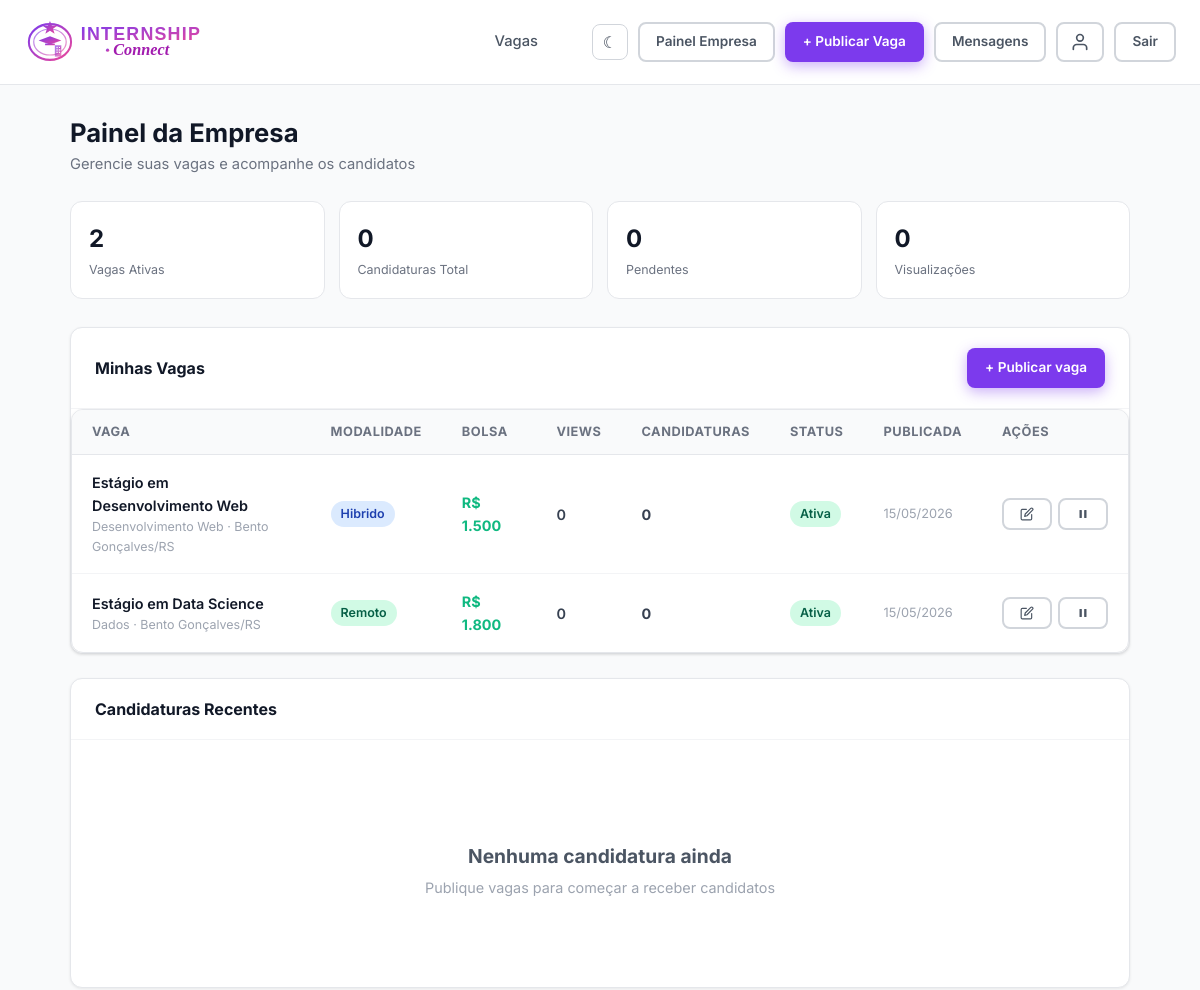
The app's page /dashboard/empresa.php (signed in, upper part), older data.
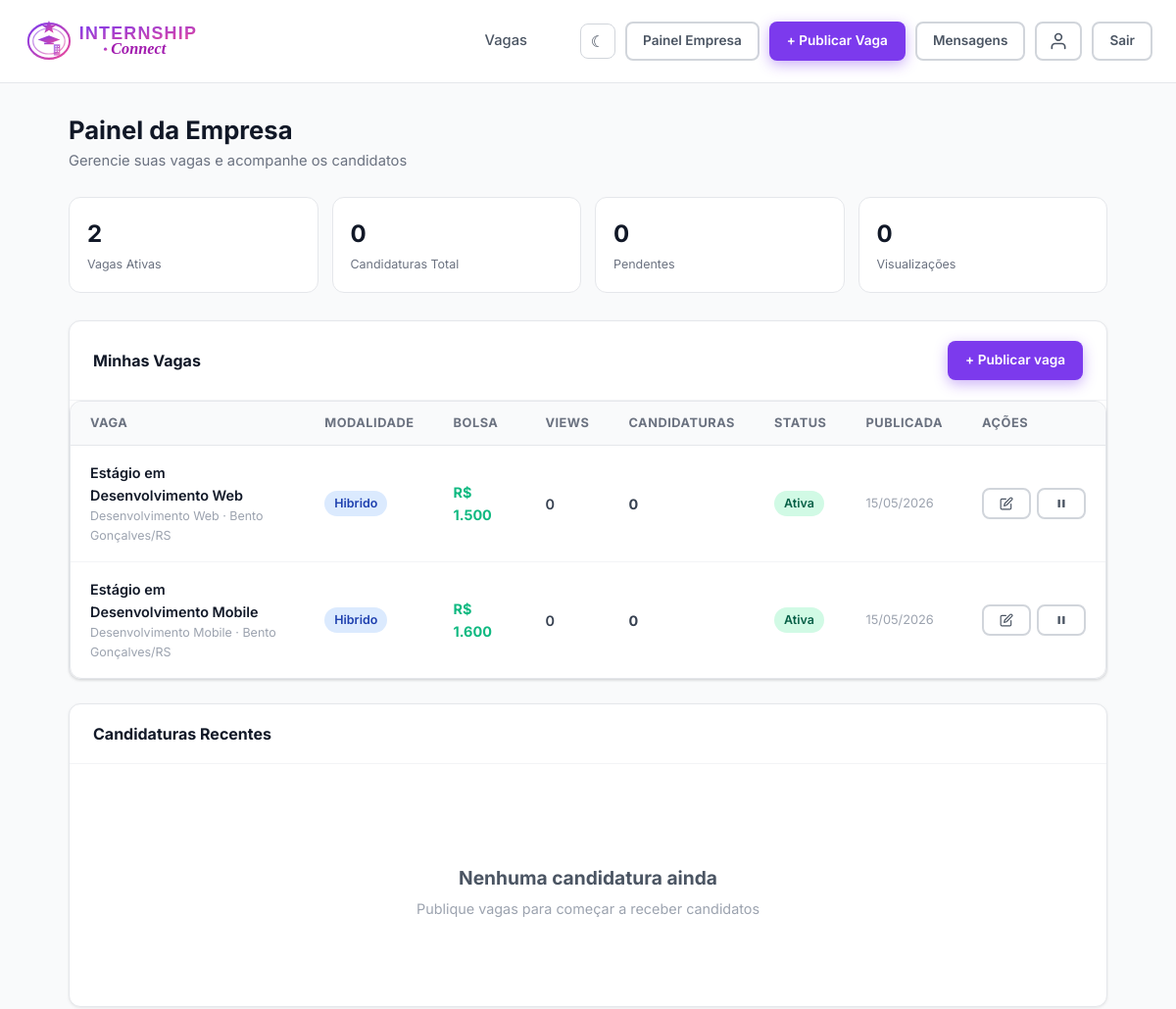
The same page, newer data.
### tables this page shows
CREATE TABLE IF NOT EXISTS vagas (
    id INT AUTO_INCREMENT PRIMARY KEY,
    empresa_id INT NOT NULL,
    titulo VARCHAR(200) NOT NULL,
    descricao TEXT NOT NULL,
    requisitos TEXT,
    beneficios TEXT,
    area VARCHAR(100),
    cidade VARCHAR(100),
    estado CHAR(2),
    modalidade ENUM('presencial','remoto','hibrido') DEFAULT 'presencial',
    bolsa DECIMAL(10,2),
    carga_horaria INT,
    ativa TINYINT(1) DEFAULT 1,
    restrita TINYINT(1) DEFAULT 0,
    motivo_restricao VARCHAR(255) DEFAULT NULL,
    destaque TINYINT(1) DEFAULT 0,
    views INT DEFAULT 0,
    criado_em TIMESTAMP DEFAULT CURRENT_TIMESTAMP,
    FOREIGN KEY (empresa_id) REFERENCES empresas(id) ON DELETE CASCADE
);

### dashboard/empresa.php (the view, shortened to what the changed rows need)
<?php
$db = getDB();
$empresaId = $_SESSION['perfil_id'];
$vagas = $db->prepare("
    SELECT v.*,
           (SELECT COUNT(*) FROM candidaturas WHERE vaga_id = v.id) AS total_cand,
           (SELECT COUNT(*) FROM candidaturas WHERE vaga_id = v.id AND status = 'pendente') AS pendentes
    FROM vagas v
    WHERE v.empresa_id = ?
    ORDER BY v.criado_em DESC
");
$vagas->execute([$empresaId]);
$vagas = $vagas->fetchAll();
include __DIR__ . '/../includes/header.php';
?>
<div class="dashboard-layout">
  <main class="dashboard-main">
    <div class="dashboard-header">
      <h1>Painel da Empresa </h1>
    </div>
    <div class="card mb-6" id="vagas">
      <?php if (empty($vagas)): ?>
        <div class="card-body">
          <div class="empty-state">
            <div class="empty-icon"></div>
            <h3>Nenhuma vaga publicada</h3>
            <p>Comece recrutando talentos publicando sua primeira vaga</p>
            <a href="/teste/empresa/publicar.php" class="btn btn-primary" style="margin-top:16px;">+ Publicar primeira vaga</a>
          </div>
        </div>
      <?php else: ?>
        <div class="table-wrap">
          <table>
            <thead>
              <tr>
                <th>Vaga</th>
                <th>Modalidade</th>
                <th>Bolsa</th>
                <th>Views</th>
                <th>Candidaturas</th>
                <th>Status</th>
                <th>Publicada</th>
                <th>Ações</th>
              </tr>
            </thead>
            <tbody>
              <?php foreach ($vagas as $v): ?>
              <tr>
                <td>
                  <div class="td-title"><?= htmlspecialchars($v['titulo']) ?></div>
                  <div style="font-size:.78rem;color:var(--gray-400);"><?= htmlspecialchars($v['area']) ?> · <?= $v['cidade'] ?>/<?= $v['estado'] ?></div>
                </td>
                <td>
                  <span class="badge <?= $v['modalidade'] === 'remoto' ? 'badge-green' : ($v['modalidade'] === 'hibrido' ? 'badge-blue' : 'badge-gray') ?>">
                    <?= ucfirst($v['modalidade']) ?>
                  </span>
                </td>
                <td style="font-weight:700;color:var(--accent);">R$ <?= number_format($v['bolsa'], 0, ',', '.') ?></td>
                <td style="font-weight:600;color:var(--gray-700);"><?= (int)($v['views'] ?? 0) ?></td>
                <td>
                  <span style="font-weight:700;"><?= $v['total_cand'] ?></span>
                </td>
                <td>
                  <?php if (!empty($v['restrita'])): ?>
                    <span class="badge badge-red" title="<?= htmlspecialchars($v['motivo_restricao'] ?? '') ?>">Restrita</span>
                    <?php if (!empty($v['motivo_restricao'])): ?>
                      <div style="font-size:.7rem;color:var(--danger);margin-top:3px;max-width:160px;"><?= htmlspecialchars($v['motivo_restricao']) ?></div>
                    <?php endif; ?>
                  <?php else: ?>
                    <span class="badge <?= $v['ativa'] ? 'badge-green' : 'badge-gray' ?>">
                      <?= $v['ativa'] ? 'Ativa' : 'Pausada' ?>
                    </span>
                  <?php endif; ?>
                </td>
                <td style="font-size:.8rem;color:var(--gray-400);"><?= date('d/m/Y', strtotime($v['criado_em'])) ?></td>
                <td>
                  <div style="display:flex;gap:6px;">
                    <a href="/teste/empresa/publicar.php?id=<?= $v['id'] ?>" class="btn btn-ghost btn-sm" title="Editar vaga">
                      <svg width="14" height="14" viewBox="0 0 24 24" fill="none" stroke="currentColor" stroke-width="2" stroke-linecap="round" stroke-linejoin="round"><path d="M11 4H4a2 2 0 0 0-2 2v14a2 2 0 0 0 2 2h14a2 2 0 0 0 2-2v-7"/><path d="M18.5 2.5a2.121 2.121 0 0 1 3 3L12 15l-4 1 1-4 9.5-9.5z"/></svg>
                    </a>
                    <form method="POST" style="display:inline;">
                      <button type="submit" name="toggle_vaga" class="btn btn-ghost btn-sm" title="<?= $v['ativa'] ? 'Pausar' : 'Ativar' ?>">
                        <?php if ($v['ativa']): ?>
                          <svg width="14" height="14" viewBox="0 0 24 24" fill="currentColor"><rect x="6" y="5" width="4" height="14" rx="1"/><rect x="14" y="5" width="4" height="14" rx="1"/></svg>
                        <?php else: ?>
                          <svg width="14" height="14" viewBox="0 0 24 24" fill="currentColor"><polygon points="6 4 20 12 6 20 6 4"/></svg>
                        <?php endif; ?>
                      </button>
                    </form>
                  </div>
                </td>
              </tr>
              <?php endforeach; ?>
            </tbody>
          </table>
        </div>
      <?php endif; ?>
    </div>
  </main>
</div>
<?php include __DIR__ . '/../includes/footer.php'; ?>

Row changes from the older to the newer data that the page shows:
changed vagas: titulo "Estágio em Data Science" → "Estágio em Desenvolvimento Mobile"; area "Dados" → "Desenvolvimento Mobile"; modalidade "Remoto" → "Hibrido"; bolsa "1.800" → "1.600"
